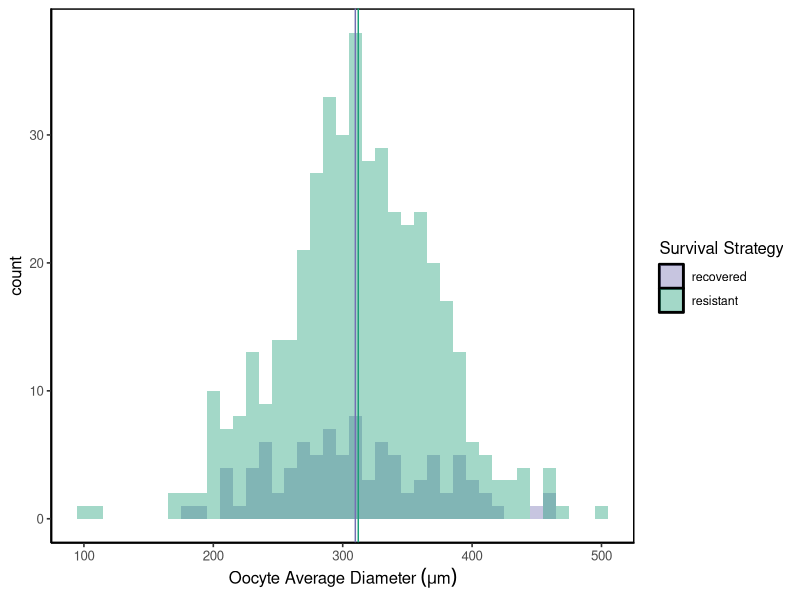

This chart was generated by the following R code:
# CODE FROM LEINBACH ET AL. 2021 - Coral recovery, but at a cost: energetic and reproductive consequences of divergent bleaching responses   
# large sections of commented out code are analyses/graphs not included in the paper OR model outputs - model outputs are indented
# only model outputs from results in the paper are included in the script

setwd("/Users/lumosmaximma/Desktop/coral/histology")
library(tidyverse)
datum=read.csv("OocyteSize.csv")

# #mixed effects model for difference in egg size average Feret diameter in resistant vs resilient, WITHOUT depth as a factor
# library(nlme)
# datum$BleachingStatus=as.factor(datum$BleachingStatus)
# results=lme(Average~BleachingStatus,data=datum,random=~1|Individual)
# summary(results)
# intervals(results)

#mixed effects model for difference in egg size average Feret diameter in resistant vs resilient, WITH depth as a factor
library(nlme)
datum$BleachingStatus=as.factor(datum$BleachingStatus)
resultsdep=lme(Average~BleachingStatus+depth_m,data=datum,random=~1|Individual)
summary(resultsdep)
      # MODEL RESULTS
          # Linear mixed-effects model fit by REML
          #   AIC      BIC    logLik
          # 5793.763 5815.109 -2891.882
          # 
          # Random effects:
          #   Formula: ~1 | Individual
          #           (Intercept) Residual
          # StdDev:    24.97496 54.88429
          # 
          # Fixed effects: Average ~ BleachingStatus + depth_m 
          #                             Value Std.Error  DF   t-value p-value
          # (Intercept)              328.2387  43.02272 502  7.629426  0.0000
          # BleachingStatusresistant  -6.8365  27.95672  26 -0.244539  0.8087
          # depth_m                   -2.5052   3.34534  26 -0.748876  0.4607
          # Correlation: 
          #   (Intr) BlchnS
          # BleachingStatusresistant -0.963       
          # depth_m                  -0.963  0.884
          # 
          # Standardized Within-Group Residuals:
          #   Min           Q1          Med           Q3          Max 
          # -3.939460721 -0.635876108 -0.007739699  0.644627961  2.796582749 
          # 
          # Number of Observations: 531
          # Number of Groups: 29 
intervals(resultsdep)  
      # MODEL RESULTS
          # Approximate 95% confidence intervals
          # Fixed effects:
          #                              lower       est.      upper
          # (Intercept)              243.711889 328.238670 412.765451
          # BleachingStatusresistant -64.302355  -6.836502  50.629351
          # depth_m                   -9.381677  -2.505242   4.371193
          # attr(,"label")
          # [1] "Fixed effects:"
          # 
          # Random Effects:
          #   Level: Individual 
          #                   lower     est.    upper
          # sd((Intercept)) 17.24257 24.97496 36.17491
          # 
          # Within-group standard error:
          #   lower     est.    upper 
          # 51.59245 54.88429 58.38617

# #mixed effects model for difference in egg area in resistant vs. resilient
# results2=lme(Area~BleachingStatus,data=datum,random=~1|Individual)
# summary(results2)
# intervals(results2)

#histogram of egg size distribution with Feret diameter
oocytediamhist <- ggplot(data=datum,aes(x=Average,fill=BleachingStatus))+
  geom_histogram(binwidth=10,alpha=.4,position="identity")+
  theme_classic(base_size=12)+
  scale_fill_manual(name="Survival Strategy",values=c("#7570B3","#1B9E77"),labels=c("recovered","resistant"))+
  labs(x=bquote('Oocyte Average Diameter'~(mu*m)),y="count")+
  geom_vline(aes(xintercept=312.03),color="#1B9E77")+
  geom_vline(aes(xintercept=309.75),color="#7570B3")+
  theme(panel.grid.major = element_blank(), 
        panel.grid.minor = element_blank(),
        panel.background = element_rect(colour = "black", size=1),
        legend.title = element_text(size = 12),
        legend.text = element_text(size = 9))
oocytediamhist

# #boxplot for oocyte area in resistant vs resilient
# #to add in points + geom_point(mapping=aes(x=BleachingStatusStatus,y=Area))
# oocytearea <- ggplot(data=datum)+
#   geom_boxplot(mapping=aes(x=BleachingStatus,y=Area,fill=BleachingStatus))+
#   labs(x="Bleaching Status",y=bquote('Oocyte Area'~(mu*m)))+
#   theme_classic()+
#   scale_fill_brewer(palette="Dark2")+
#   theme(legend.position="none")
# oocytearea

# #boxplot for Feret diameter averages in resistant vs resilient
# #to add in points + geom_point(mapping=aes(x=BleachingStatus,y=Average))
# oocytediam <- ggplot(data=datum)+
#   geom_boxplot(mapping=aes(x=BleachingStatus,y=Average,fill=BleachingStatus))+
#   labs(x="Bleaching Status",y=bquote('Average Feret diameter'~(mu*m)))+
#   theme_classic()+
#   scale_fill_brewer(palette="Dark2")+
#   theme(legend.position="none")+
#   geom_point(mapping=aes(x=BleachingStatus,y=Average))
# oocytediam

# #density plot of egg size distribution with Feret diameter
# oocytediamdens <- ggplot(data=datum,aes(x=Average,fill=BleachingStatus))+
#   geom_density(alpha=.3)+
#   theme_classic()+
#   scale_fill_brewer(name="Bleaching Status",palette="Dark2")+
#   labs(x=bquote('Average Feret diameter'~(mu*m)),y="density")+
#   geom_vline(aes(xintercept=312.23),color="#CC6600")+
#   geom_vline(aes(xintercept=307.59),color="#009999")
# oocytediamdens

# #scatterplot of egg size vs colony size for resistant vs resilient
# datum2=read.csv("OocyteSize2Avgs.csv")
# sizesize <- ggplot(data=datum2,aes(x=ColonySize,y=AvgEgg,color=Status))+
#   geom_point()+
#   theme_classic()+
#   scale_color_brewer(name="Bleaching Status",palette="Dark2")+
#   labs(x=bquote('Colony Size'~(cm^2)),y=bquote('Average Egg Size'~(mu*m^2)))
# sizesize

# #scatterplot of egg size and protein concentration for resistant vs resilient
# proteinsize <- ggplot(data=datum2,aes(x=Protein,y=AvgEgg,color=Status))+
#   geom_point()+
#   theme_classic()+
#   scale_color_brewer(name="Bleaching Status",palette="Dark2")+
#   labs(x=bquote('Protein'~(mu*g/cm^2)),y=bquote('Average Egg Size'~(mu*m^2)))
# proteinsize

  